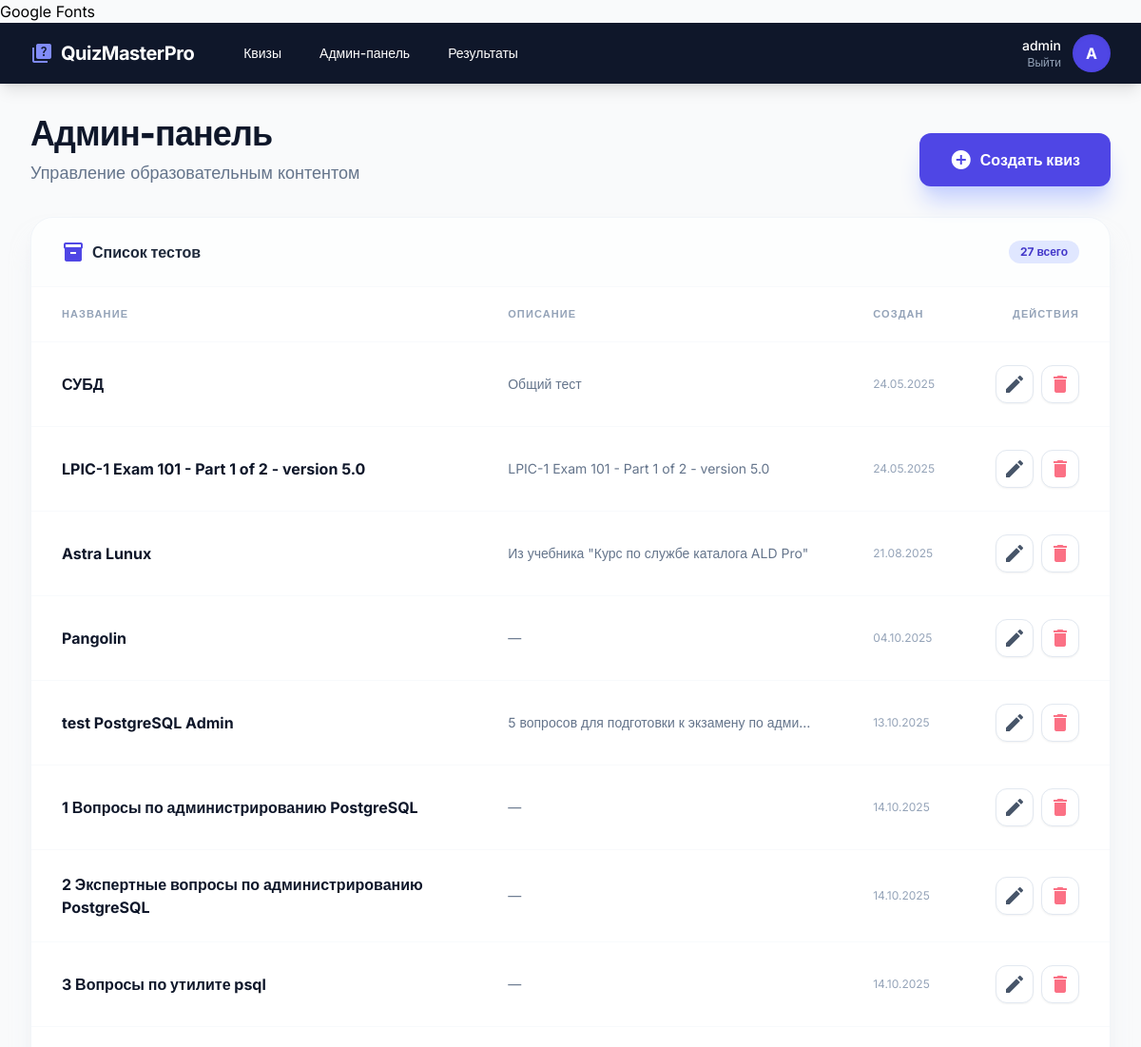
/admin (signed in, upper part), run on an earlier commit of the app's database.
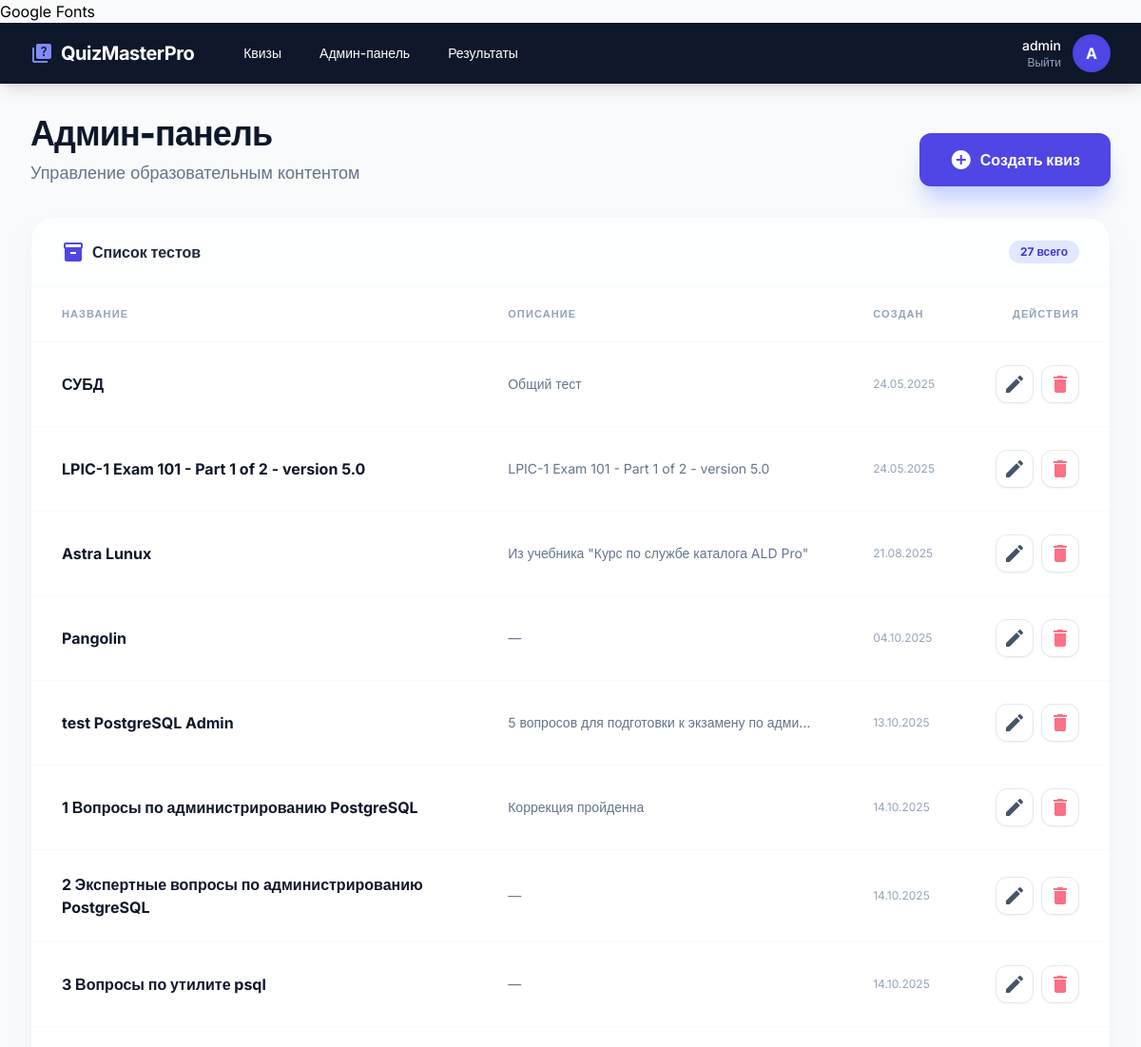
And on a later commit of the database.
### app/models.py (models this page shows, shortened)
class Quiz(db.Model):
    id = db.Column(db.Integer, primary_key=True)
    title = db.Column(db.String(128), nullable=False)
    description = db.Column(db.Text)
    created_at = db.Column(db.DateTime, default=datetime.utcnow)
    created_by = db.Column(db.Integer, db.ForeignKey('user.id'))
    is_active = db.Column(db.Boolean, default=True)
    questions = db.relationship('Question', backref='quiz', lazy='dynamic', cascade='all, delete-orphan')

### app/routes/admin_routes.py (the view)
@admin_bp.route('/admin')
@admin_required
def dashboard():
    quizzes = Quiz.query.all()
    logger.info(f'Admin {current_user.username} accessed admin dashboard')
    return render_template('admin/dashboard.html', quizzes=quizzes)

### app/__init__.py (called while the page is built)
def create_app():
    app = Flask(__name__)
    app.config.from_object(Config)
    db.init_app(app)
    login_manager.init_app(app)
    login_manager.login_view = 'auth.login'
    from app.routes.main import main_bp
    from app.routes.auth_routes import auth_bp
    from app.routes.quiz_routes import quiz_bp
    from app.routes.admin_routes import admin_bp
    app.register_blueprint(main_bp)
    app.register_blueprint(auth_bp, url_prefix='/auth')
    app.register_blueprint(quiz_bp, url_prefix='/quizzes')
    app.register_blueprint(admin_bp)
    @login_manager.user_loader
    def load_user(user_id):
        from app.models import User
        return User.query.get(int(user_id))
    return app

### app/routes/admin_routes.py (called while the page is built)
def admin_required(f):
    @wraps(f)
    def decorated_function(*args, **kwargs):
        if not current_user.is_authenticated or not current_user.is_admin:
            logger.warning(f'Unauthorized access attempt by {current_user.username if current_user.is_authenticated else "anonymous"} to admin route')
            flash('Access denied. Admin privileges required.', 'error')
            return redirect(url_for('auth.login'))
        return f(*args, **kwargs)
    return decorated_function

### app/templates/admin/dashboard.html (shortened to what the changed rows need)
{% extends "base.html" %}
{% block content %}
<div class="space-y-8">
    <div class="flex flex-col md:flex-row md:items-end justify-between gap-6">
        <div>
            <h1 class="text-4xl font-black text-slate-900 tracking-tight">Админ-панель</h1>
        </div>
    </div>
    <div class="bg-white rounded-3xl shadow-xl shadow-slate-200/50 border border-slate-100 overflow-hidden">
        {% if quizzes %}
            <div class="overflow-x-auto">
                <table class="w-full text-left border-collapse">
                    <thead>
                        <tr class="text-slate-400 text-[11px] uppercase tracking-widest font-bold">
                            <th class="px-8 py-5 border-b border-slate-50">Название</th>
                            <th class="px-8 py-5 border-b border-slate-50">Описание</th>
                            <th class="px-8 py-5 border-b border-slate-50">Создан</th>
                            <th class="px-8 py-5 border-b border-slate-50 text-right">Действия</th>
                        </tr>
                    </thead>
                    <tbody class="divide-y divide-slate-50">
                        {% for quiz in quizzes %}
                        <tr class="hover:bg-slate-50/50 transition-colors">
                            <td class="px-8 py-6">
                                <div class="font-bold text-slate-900">{{ quiz.title }}</div>
                            </td>
                            <td class="px-8 py-6">
                                <div class="text-slate-500 text-sm max-w-xs truncate">{{ quiz.description or '—' }}</div>
                            </td>
                            <td class="px-8 py-6 whitespace-nowrap">
                                <div class="text-slate-400 text-xs">{{ quiz.created_at.strftime('%d.%m.%Y') }}</div>
                            </td>
                            <td class="px-8 py-6 text-right whitespace-nowrap">
                                <div class="flex justify-end space-x-2">
                                    <a href="{{ url_for('admin.edit_quiz', quiz_id=quiz.id) }}"
                                       title="Изменить"
                                       class="w-10 h-10 flex items-center justify-center bg-white border border-slate-200 text-slate-600 hover:border-indigo-600 hover:text-indigo-600 rounded-xl transition-all shadow-sm">
                                        <span class="material-icons text-sm">edit</span>
                                    </a>
                                    <button onclick="deleteQuiz({{ quiz.id }})"
                                            title="Удалить"
                                            class="w-10 h-10 flex items-center justify-center bg-white border border-slate-200 text-rose-400 hover:border-rose-600 hover:text-rose-600 rounded-xl transition-all shadow-sm">
                                        <span class="material-icons text-sm">delete</span>
                                    </button>
                                </div>
                            </td>
                        </tr>
                        {% endfor %}
                    </tbody>
                </table>
            </div>
        {% else %}
            <div class="py-20 text-center">
                <p class="text-slate-400 font-medium">Тестов пока нет. Самое время создать первый!</p>
            </div>
        {% endif %}
    </div>
</div>
{% endblock %}

What changed in the data, as far as the page shows it:
changed Quiz "1 Вопросы по администрированию PostgreSQL": description "—" → "Коррекция пройденна"
